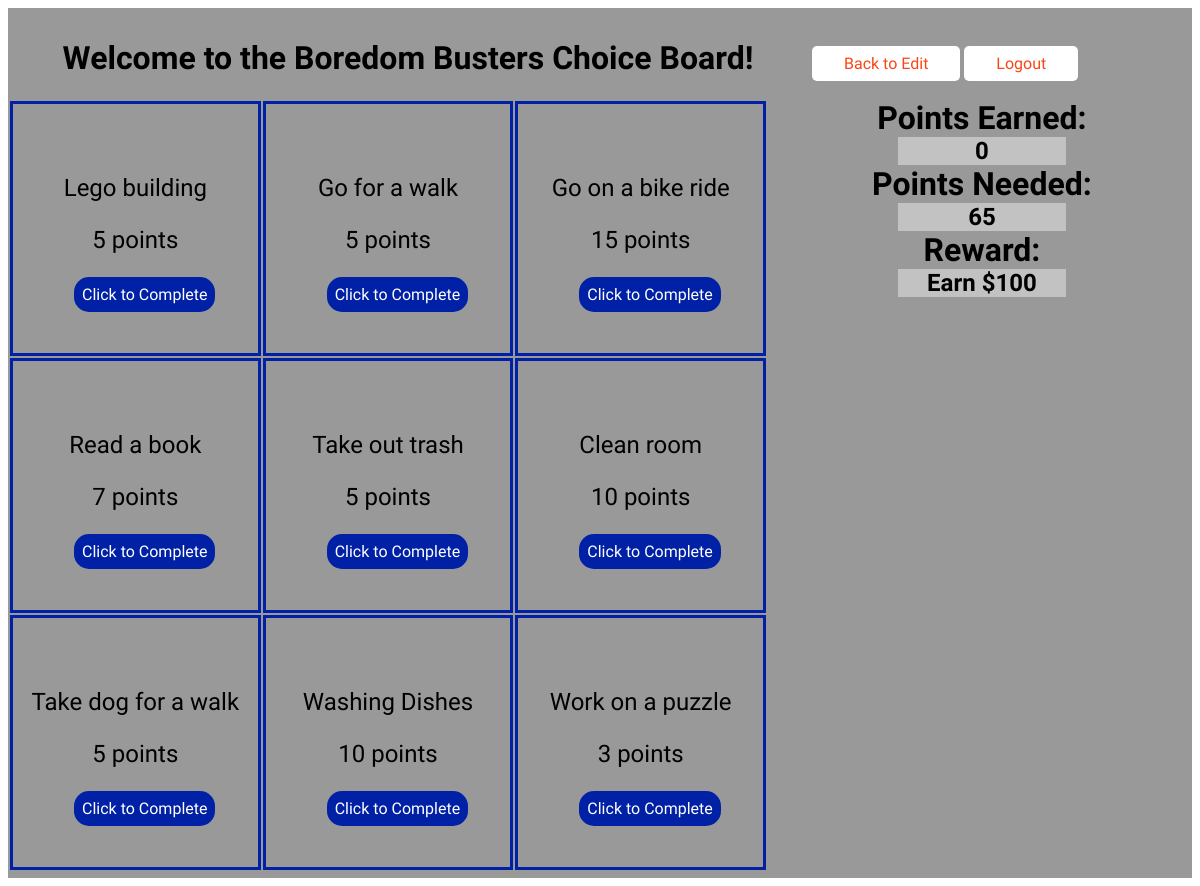
The app's page /choiceBoard (signed in), older data.
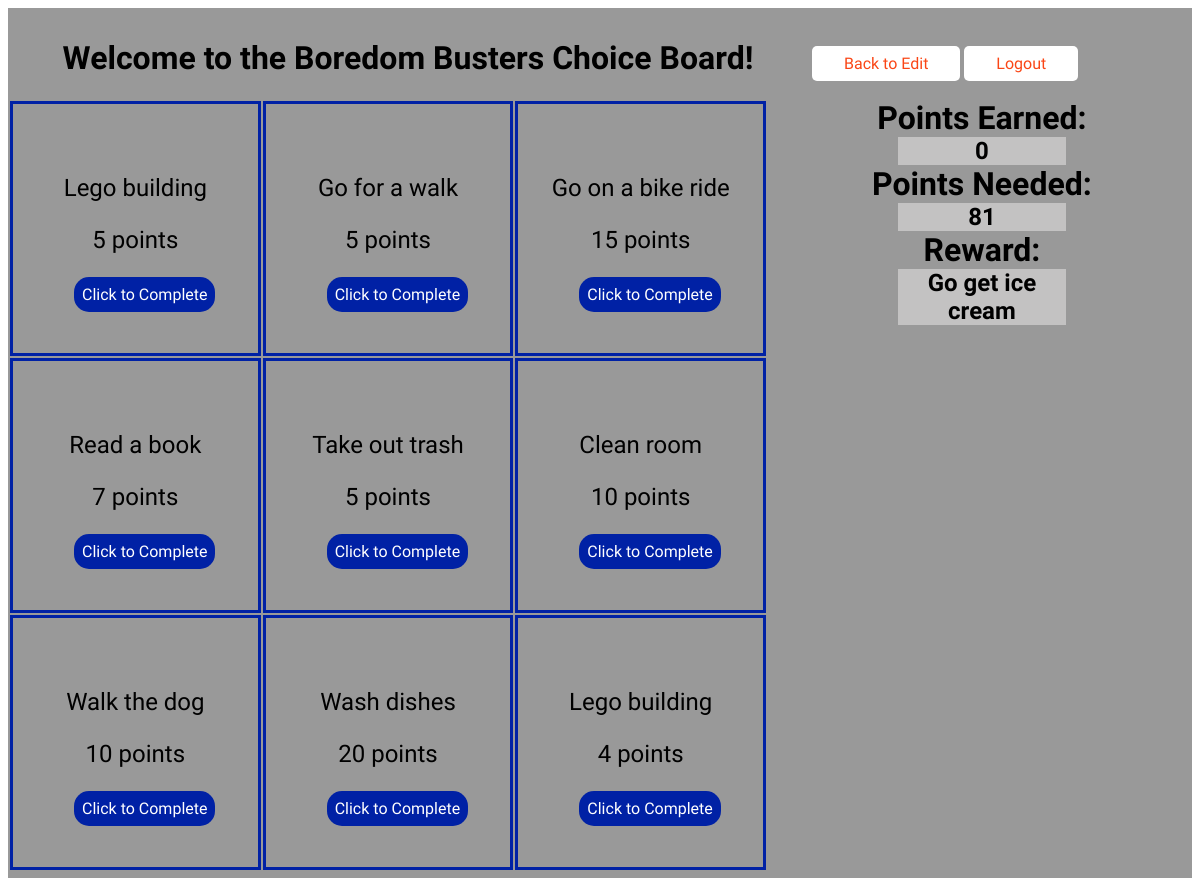
The same page, newer data.
### boredom_app/models.py (models this page shows)
class Activity(models.Model):
    item = models.CharField(max_length=255)
    points = models.PositiveIntegerField(validators=[MaxValueValidator(999)])
    user = models.ForeignKey(User, related_name="activities", on_delete = models.CASCADE)
    created_at = models.DateField(auto_now_add=True)
    updated_at = models.DateField(auto_now=True)
    objects = UserManager()

class User(models.Model):
    name = models.CharField(max_length=255)
    email = models.CharField(max_length=255)
    password = models.CharField(max_length=255)
    reward = models.CharField(max_length=255)
    created_at = models.DateField(auto_now_add=True)
    updated_at = models.DateField(auto_now=True)
    objects = UserManager()

### boredom_app/views.py (the view)
# urls.py: path('choiceBoard', views.choiceBoard),
def choiceBoard(request):
    user = User.objects.get(id=request.session['id'])
    activities = Activity.objects.filter(user=user)
    request.session['sum'] = 0
    if 'points_earned' not in request.session:
        request.session['points_earned'] = 0
    for activity in activities:
        request.session['sum'] = request.session['sum'] + activity.points
    my_reward = user.reward
    context = {
        'my_reward': my_reward,
        'activities': activities,
    }
    return render(request, 'choiceBoard.html', context)

### boredom_app/templates/choiceBoard.html (shortened to what this page needs)
<!DOCTYPE html>
<html lang="en">
<head>
    {% load static %}
    <link rel="stylesheet" href="{% static 'style.css' %}">
</head>
<body>
    <div id="choiceboard_container">
        <div class="choiceBoardHeader">
            <h1 id="choiceBoard_heading">Welcome to the Boredom Busters Choice Board!</h1>
            <a id="choiceBoardButton1" href="/admin_edits">Back to Edit</a>
            <a id="choiceBoardButton2" href="/logout">Logout</a>
        </div>
        <div class="choice_board">
            <table>
                <tr>
                {% for activity in activities %}
                <td id="{{forloop.counter}}">
                <p id="activityOnChoiceBoard">{{activity.item}}</p>
                <p id="pointsOnChoiceBoard">{{activity.points}} points</p>
                <a class="buttonOnChoiceBoard" href="/completed_activity/{{activity.id}}">Click to Complete</a>
                {% cycle '' '' '</td></tr><tr>' %}
                {% endfor %}
            </table>
        </div>
        <div class="points_earned_needed">
            <h1 class="points_headings">Points Earned:</h1><br>
            <h2 class="point_values">{{request.session.points_earned}}</h2>
            <h1 class="points_headings">Points Needed:</h1>
            <h2 class="point_values">{{request.session.sum}}</h2>
            <h1 class="points_headings">Reward:</h1>
            <h2 id="reward_description">{{my_reward}}</h2>
        </div>
    </div>
</body>
</html>

### boredom_app/static/style.css (style rules this page uses)
th, tr { padding: 13px 8px 8px 0px; text-align: left; border-bottom: 1px solid rgb(235, 233, 233); }
#choiceboard_container { background-color: rgb(153, 153, 153); background-repeat: no-repeat; margin: auto; height: 870px; }
.choiceBoardHeader { font-family: 'Patrick Hand', cursive; width: 1185px; padding-top: 10px; }
#choiceBoard_heading { font-family: 'Patrick Hand', cursive; width: 800px; display: inline-block; text-align: center; }
#choiceBoardButton1 { font-family: 'Patrick Hand', cursive; background-color: white; border-radius: 5px; color: #FA4616; padding: 8px 32px; text-align: center; text-decoration: none; display: inline-block; font-size: 16px; cursor: pointer; }
#choiceBoardButton2 { font-family: 'Patrick Hand', cursive; background-color: white; border-radius: 5px; color: #FA4616; padding: 8px 32px; text-align: center; text-decoration: none; display: inline-block; font-size: 16px; cursor: pointer; }
.points_headings { font-family: 'Patrick Hand', cursive; display: inline-block; vertical-align: top; }
.choice_board { font-family: 'Patrick Hand', cursive; width: 760px; height: 760px; font-size: x-large; display: inline-block; }
.choice_board tr td { width: 247px; height: 247px; border-style: solid; border-width: 3px; border-color: #0021A5; }
#activityOnChoiceBoard { font-family: 'Patrick Hand', cursive; text-align: center; }
#pointsOnChoiceBoard { text-align: center; }
.buttonOnChoiceBoard { margin-left: 60px; margin-top: 10px; background-color: #0021A5; border-radius: 15px; border-color: black 2px solid; color: white; padding: 8px 8px; text-align: center; text-decoration: none; font-size: 16px; cursor: pointer; }
.points_earned_needed { display: inline-block; text-align: center; vertical-align: top; margin-left: 100px; }
.points_headings { margin: auto; text-align: center; }
.point_values { font-family: 'Patrick Hand', cursive; background-color: rgba(235, 233, 233, 0.527); margin: auto; text-align: center; max-width: 168px; }
#reward_description { font-family: 'Patrick Hand', cursive; background-color: rgba(235, 233, 233, 0.527); margin: auto; max-width: 168px; }

Row changes from the older to the newer data that the page shows:
removed Activity: item "Take dog for a walk", points "5"
removed Activity: item "Washing Dishes", points "10"
removed Activity: item "Work on a puzzle", points "3"
added Activity: item "Walk the dog", points "10"
added Activity: item "Wash dishes", points "20"
added Activity: item "Lego building", points "4"
changed User: reward "Earn $100" → "Go get ice cream"
Text that changed along with them:
{{ request.session.sum }}: "65" → "81"
